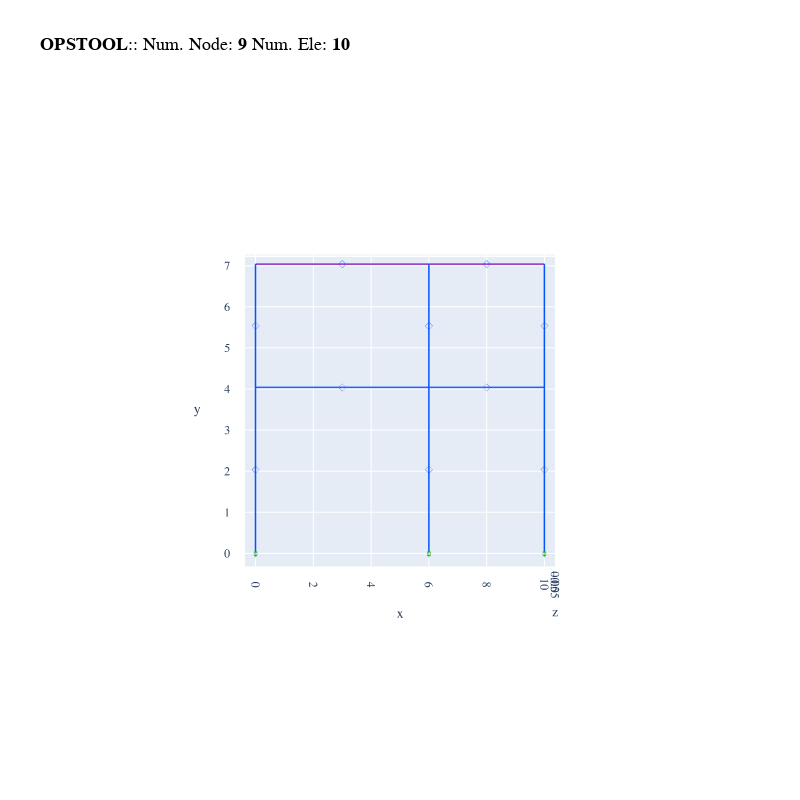

Write notebook code for a chart like this one.
### Code cell
#%%

wipe()
model('basic','-ndm',2,'-ndf',3)

#%% Nodos y apoyos

coordx = [0, 6.0, 10.0]
coordy = [0, 4.0, 7.0]
ut.creategrid(coordx,coordy)
fixY(0,1,1,1) 

mass(1001,1,1,0) 
mass(1002,1,1,0)
mass(2001,1,1,0) 
mass(2002,1,1,0)
mass(3001,1,1,0) 
mass(3002,1,1,0)

#%% Materiales

fc = 28 # en MPa
fy = 420 # en MPa
tag_noconf, tag_conf, tag_acero = ut.col_materials(fc,fy)

#%% Secciones

Bcol = 0.3 # base de la columna
Hcol = 0.3 # altura de la columna
Bvig = 0.3 # base de la viga
Hvig = 0.4 # altura de la viga
c = 0.05  # recubrimiento de las secciones
nFibCover, nFibCore, nFibZcore  = 8, 16, 10 # numero de fibras en zona no confinada, en Z (x) en zona confinada y Y (y) zona confinada
As4 = 0.000127 # area barra #4
As5 = 0.0002 # area barra #5

col30x30 = 101 # tag de la columna
vig30x40 = 201 # tag de la viga

ut.create_rect_RC_section(col30x30, Hcol, Bcol, c, tag_conf, tag_noconf, tag_acero , 4, As5, 4, As5, 4, As5)
ut.create_rect_RC_section(vig30x40, Hvig, Bvig, c, tag_conf, tag_noconf, tag_acero , 3, As4, 4, As4)


#%% Elementos

tagcols,tagbeams = ut.create_elements(coordx,coordy,col30x30,vig30x40) 

#%% Cargas

ut.load_beams(-30,-20,tagbeams)

# Plotting using the opstool library

opst.post.save_model_data(odb_tag=1)
opsvis2.set_plot_props(point_size=0, line_width=3)
fig = opsvis2.plot_model(odb_tag=1, show_outline=True)
fig.update_layout(width=800,
                  height=800)
fig.show()

### Figure 1 — Plotly figure (JSON) as saved in the notebook; plotly's stock layout.template omitted (floating-point values rounded to 4 significant figures)
{"data": [{"connectgaps": false, "hoverinfo": "skip", "line": {"color": "#0652ff", "width": 3}, "mode": "lines", "name": "ForceBeamColumn2d", "type": "scatter3d", "x": [0, 0, null, 0, 0, null, 6, 6, null, 6, 6, null, 10, 10, null, 10, 10, null, 0, 6, null, 0, 6, null, 6, 10, null, 6, 10, null], "y": [0, 4, null, 4, 7, null, 0, 4, null, 4, 7, null, 0, 4, null, 4, 7, null, 4, 4, null, 7, 7, null, 4, 4, null, 7, 7, null], "z": [0, 0, null, 0, 0, null, 0, 0, null, 0, 0, null, 0, 0, null, 0, 0, null, 0, 0, null, 0, 0, null, 0, 0, null, 0, 0, null]}, {"customdata": ["eleTag: 100<br>connectedNodes:<br> [1000 1001]", "eleTag: 101<br>connectedNodes:<br> [1001 1002]", "eleTag: 200<br>connectedNodes:<br> [2000 2001]", "eleTag: 201<br>connectedNodes:<br> [2001 2002]", "eleTag: 300<br>connectedNodes:<br> [3000 3001]", "eleTag: 301<br>connectedNodes:<br> [3001 3002]", "eleTag: 10001<br>connectedNodes:<br> [1001 2001]", "eleTag: 10002<br>connectedNodes:<br> [1002 2002]", "eleTag: 20001<br>connectedNodes:<br> [2001 3001]", "eleTag: 20002<br>connectedNodes:<br> [2002 3002]"], "hovertemplate": "%{customdata}", "marker": {"color": "#0652ff", "size": 2, "symbol": "diamond-open"}, "mode": "markers", "name": "ForceBeamColumn2d", "type": "scatter3d", "x": [0, 0, 6, 6, 10, 10, 3, 3, 8, 8], "y": [2, 5.5, 2, 5.5, 2, 5.5, 4, 7, 4, 7], "z": [0, 0, 0, 0, 0, 0, 0, 0, 0, 0]}, {"customdata": ["1000", "1001", "1002", "2000", "2001", "2002", "3000", "3001", "3002"], "hovertemplate": "x: %{x}<br>y: %{y}<br>z: %{z} <br>nodeTag: %{customdata}", "marker": {"color": "#580f41", "size": 1e-05, "symbol": "circle"}, "mode": "markers", "name": "Nodes", "type": "scatter3d", "x": [0, 0, 0, 6, 6, 6, 10, 10, 10], "y": [0, 4, 7, 0, 4, 7, 0, 4, 7], "z": [0, 0, 0, 0, 0, 0, 0, 0, 0]}, {"connectgaps": false, "hoverinfo": "skip", "line": {"color": "#15b01a", "width": 1}, "mode": "lines", "name": "BC", "type": "scatter3d", "x": [0, 0, 0, 0, 0, null, -0.05, 0.05, 0.05, -0.05, -0.05, null, -0.05, 0.05, 0.05, -0.05, -0.05, null, 6, 6, 6, 6, 6, null, 5.95, 6.05, 6.05, 5.95, 5.95, null, 5.95, 6.05, 6.05, 5.95, 5.95, null, 10, 10, 10, 10, 10, null, 9.95, 10.05, 10.05, 9.95, 9.95, null, 9.95, 10.05, 10.05, 9.95, 9.95, null], "y": [-0.1, 0, 0, -0.1, -0.1, null, -0.05, -0.05, -0.05, -0.05, -0.05, null, -0.1, -0.1, 0, 0, -0.1, null, -0.1, 0, 0, -0.1, -0.1, null, -0.05, -0.05, -0.05, -0.05, -0.05, null, -0.1, -0.1, 0, 0, -0.1, null, -0.1, 0, 0, -0.1, -0.1, null, -0.05, -0.05, -0.05, -0.05, -0.05, null, -0.1, -0.1, 0, 0, -0.1, null], "z": [0.05, 0.05, -0.05, -0.05, 0.05, null, 0.05, 0.05, -0.05, -0.05, 0.05, null, 0, 0, 0, 0, 0, null, 0.05, 0.05, -0.05, -0.05, 0.05, null, 0.05, 0.05, -0.05, -0.05, 0.05, null, 0, 0, 0, 0, 0, null, 0.05, 0.05, -0.05, -0.05, 0.05, null, 0.05, 0.05, -0.05, -0.05, 0.05, null, 0, 0, 0, 0, 0, null]}, {"connectgaps": false, "hoverinfo": "skip", "line": {"color": "#FF1493", "width": 1.5}, "mode": "lines", "name": "mp constraint", "type": "scatter3d", "x": [0, 6, null, 0, 10, null, 0, 6, null, 0, 10, null], "y": [4, 4, null, 4, 4, null, 7, 7, null, 7, 7, null], "z": [0, 0, null, 0, 0, null, 0, 0, null, 0, 0, null]}], "layout": {"autosize": true, "font": {"family": "Arial, sans-serif"}, "height": 800, "scene": {"camera": {"eye": {"x": 0, "y": -0.1, "z": 10}, "projection": {"type": "orthographic"}}}, "showlegend": false, "title": {"font": {"color": "black", "family": "courier", "size": 18}, "text": "<b>OPSTOOL</b>:: Num. Node: <b>9</b> Num. Ele: <b>10</b>"}, "width": 800}}
